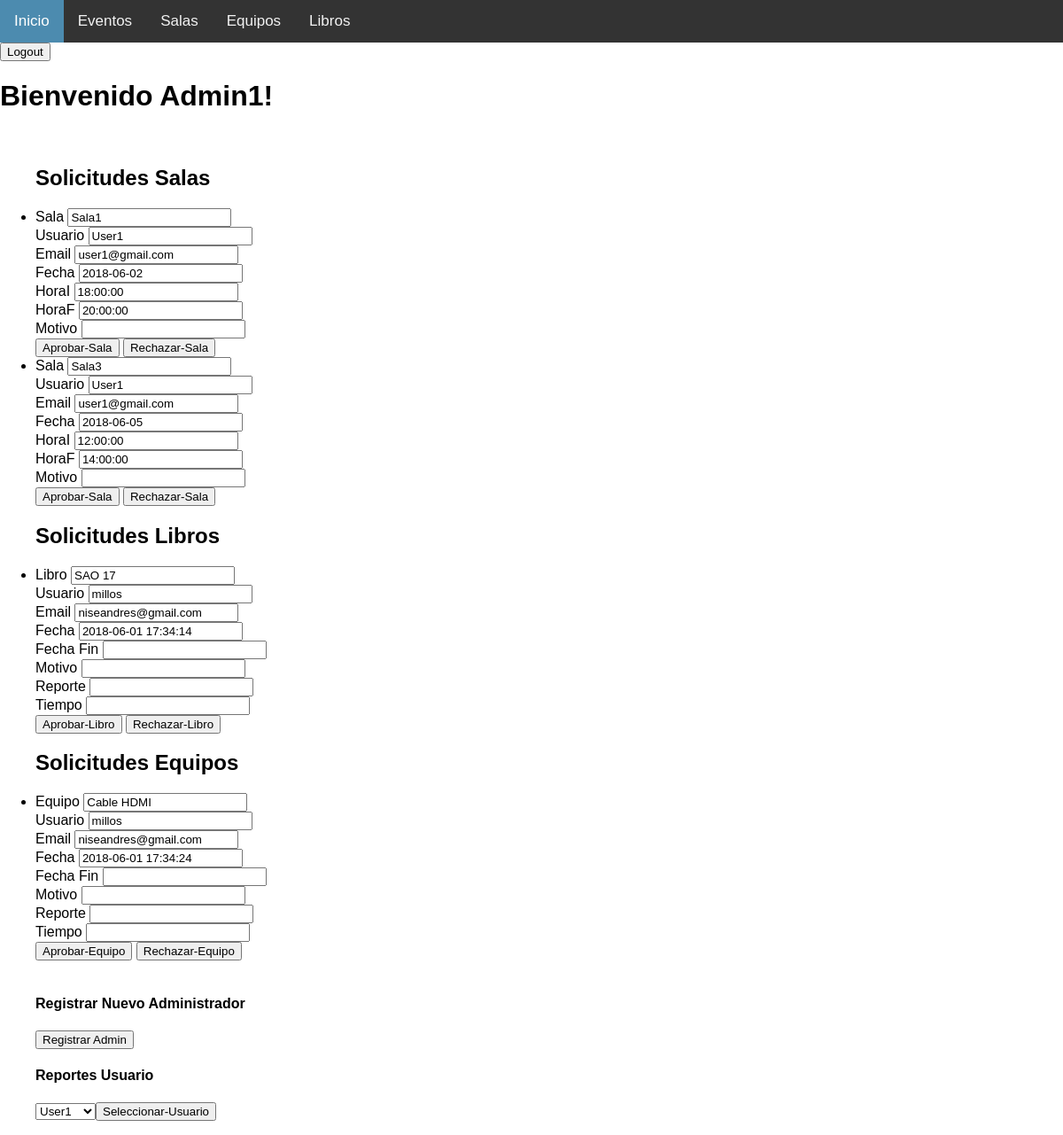
/mensajes.php (signed in), run on the app's committed database.
### tables this page shows
CREATE TABLE `salas` (
  `ID_Sala` int(11) NOT NULL,
  `Nombre` char(15) NOT NULL
);

CREATE TABLE `usuarios` (
  `ID_Usuario` int(11) NOT NULL,
  `Nombre` char(15) NOT NULL,
  `Correo` char(20) NOT NULL,
  `Contrasena` char(20) NOT NULL,
  `Rol` char(20) NOT NULL
);

CREATE TABLE `solicitudsala` (
  `ID_SolicitudSala` int(11) NOT NULL,
  `ID_Usuario` int(11) NOT NULL,
  `ID_Sala` int(11) NOT NULL,
  `Estado` enum('espera','aceptada','rechazada') NOT NULL,
  `Fecha` date NOT NULL,
  `HoraI` time NOT NULL,
  `HoraF` time NOT NULL,
  `Motivo` char(30) DEFAULT NULL
);

CREATE TABLE `solicitudlibro` (
  `ID_Usuario` int(11) NOT NULL,
  `ID_Libro` int(11) NOT NULL,
  `Fecha` datetime NOT NULL,
  `Estado` enum('espera','aceptada','rechazada') NOT NULL,
  `Motivo` char(50) DEFAULT NULL
);

CREATE TABLE `libros` (
  `ID_Libro` int(11) NOT NULL,
  `Titulo` char(30) NOT NULL,
  `Autor` char(30) NOT NULL,
  `ISBN` char(20) NOT NULL,
  `Edicion` char(20) NOT NULL,
  `Editorial` char(30) NOT NULL,
  `Paginas` int(11) NOT NULL,
  `Copias` int(11) NOT NULL,
  `Disponibles` int(11) NOT NULL
);

CREATE TABLE `solicitudequipo` (
  `ID_Usuario` int(11) NOT NULL,
  `ID_Equipo` int(11) NOT NULL,
  `Fecha` datetime NOT NULL,
  `Estado` enum('espera','aceptada','rechazada') NOT NULL,
  `Motivo` char(50) DEFAULT NULL
);

CREATE TABLE `equipos` (
  `ID_Equipo` int(11) NOT NULL,
  `Nombre` char(30) NOT NULL,
  `Fabricante` char(30) NOT NULL,
  `NumSerie` char(20) NOT NULL,
  `Cantidad` int(11) NOT NULL,
  `Disponibles` int(11) NOT NULL
);

### utils.php (called while the page is built, shortened)
<?php
    function isLogged(){
        if(isset($_SESSION['username'])){
            return true;
        }
        return false;
    }
?>

### mensajes.php (the view, shortened to what this page needs)
<!DOCTYPE html>
<html lang="en">
<head>
    <link rel="stylesheet" type="text/css" href="style.css">
</head>
<body>
    <?php
        include "utils.php";
        $con = mysqli_connect(HOST_DB,USUARIO_DB,USUARIO_PASS,NOMBRE_DB);
    ?>
    <div class="topnav">
      <a class="active" href="index.php">Inicio</a>
      <a href="ver-eventos.php">Eventos</a>
      <a href="salas.php">Salas</a>
      <a href="equipos.php">Equipos</a>
      <a href="libros.php">Libros</a>
    </div>
    <form action = "index.php" method = "post">
        <button type="submit" name = "logout">Logout</button>
    </form>
    <?php
        if (isLogged()){
            echo "<div><h1>Bienvenido " . $_SESSION["username"]. "!</h1></div><br>";
            if($_SESSION["rol"] == "Admin"){
                $sqlsolicitud = "SELECT  ID_SolicitudSala, Usuarios.ID_Usuario AS ID_Usuario, Salas.ID_Sala AS ID_Sala,
                    Estado, Fecha, HoraI, HoraF, Motivo, Usuarios.Nombre AS UNombre, Salas.Nombre AS SNombre, Correo
                    FROM `solicitudsala` JOIN `salas` JOIN `usuarios`
                    WHERE solicitudsala.ID_Sala = salas.ID_Sala AND solicitudsala.ID_Usuario = usuarios.ID_Usuario
                    AND solicitudsala.Estado = 'espera';";
                $resultado = mysqli_query($con,$sqlsolicitud);
                $formsolicitud = "<ul><h2>Solicitudes Salas</h2>";
                while($fila = mysqli_fetch_array($resultado)){
                    $formsolicitud = $formsolicitud .
                    "<li><form action=\"gest-sala.php\" method=\"POST\">
                        <input type=\"hidden\" name=\"idsolsala\" value=\"". $fila["ID_SolicitudSala"] . "\"/>
                        <input type=\"hidden\" name=\"iduser\" value=\"". $fila["ID_Usuario"] . "\"/>
                        <input type=\"hidden\" name=\"idsala\" value=\"". $fila["ID_Sala"] . "\"/>
                        Sala <input type=\"text\" name=\"nombre-sala\" value = \"". $fila["SNombre"] ."\"readonly><br>
                        Usuario <input type=\"text\" name=\"nombre-user\" value = \"". $fila["UNombre"] ."\" readonly><br>
                        Email <input type=\"text\" name=\"email\" value = \"". $fila["Correo"] ."\" readonly><br>
                        Fecha <input type=\"text\" name=\"fecha\" value = \"". $fila["Fecha"] ."\"readonly><br>
                        HoraI <input type=\"text\" name=\"horai\" value = \"". $fila["HoraI"] ."\"readonly><br>
                        HoraF <input type=\"text\" name=\"horaf\" value = \"". $fila["HoraF"] ."\"readonly><br>
                        Motivo <input type=\"text\" name=\"motivo\"><br>
                        <input type=\"submit\" value=\"Aprobar-Sala\" name=\"apr-sol\"/>
                        <input type=\"submit\" value=\"Rechazar-Sala\" name=\"rec-sol\"/>
                    </li></form>";
                }
                $formsolicitud = $formsolicitud . "</ul>";
                echo $formsolicitud;
                $sqlsolicitud = "SELECT Usuarios.ID_Usuario AS ID_Usuario, libros.ID_Libro AS ID_Libro, Estado, Fecha, Motivo,
                Usuarios.Nombre AS UNombre, libros.Titulo AS LNombre, Correo
                FROM `SolicitudLibro` JOIN `libros` JOIN `usuarios`
                WHERE SolicitudLibro.ID_Libro = libros.ID_Libro AND SolicitudLibro.ID_Usuario = usuarios.ID_Usuario
                AND SolicitudLibro.Estado = 'espera';";
                $resultado = mysqli_query($con,$sqlsolicitud);
                $formsolicitud = "<ul><h2>Solicitudes Libros</h2>";
                while($fila = mysqli_fetch_array($resultado)){
                    $formsolicitud = $formsolicitud .
                    "<li><form action=\"manejo-sol.php\" method=\"POST\">
                        <input type=\"hidden\" name=\"iduser\" value=\"". $fila["ID_Usuario"] . "\"/>
                        <input type=\"hidden\" name=\"idlibro\" value=\"". $fila["ID_Libro"] . "\"/>
                        Libro <input type=\"text\" name=\"nombre-libro\" value = \"". $fila["LNombre"] ."\"readonly><br>
                        Usuario <input type=\"text\" name=\"nombre-user\" value = \"". $fila["UNombre"] ."\" readonly><br>
                        Email <input type=\"text\" name=\"email\" value = \"". $fila["Correo"] ."\" readonly><br>
                        Fecha <input type=\"text\" name=\"fecha\" value = \"". $fila["Fecha"] ."\"readonly><br>
                        Fecha Fin <input type=\"text\" name=\"fechafin\"  required><br>
                        Motivo <input type=\"text\" name=\"motivo\"><br>
                        Reporte <input type=\"text\" name=\"reporte\" required><br>
                        Tiempo <input type=\"text\" name=\"tiempo\" required><br>
                        <input type=\"submit\" value=\"Aprobar-Libro\" name=\"apr-sol\"/>
                        <input type=\"submit\" value=\"Rechazar-Libro\" name=\"rec-sol\"/>
                    </li></form>";
                }
                $formsolicitud = $formsolicitud . "</ul>";
                echo $formsolicitud;
                $sqlsolicitud = "SELECT Usuarios.ID_Usuario AS ID_Usuario, equipos.ID_Equipo AS ID_Equipo, Estado, Fecha, Motivo, Usuarios.Nombre
                AS UNombre, equipos.Nombre AS ENombre, Correo
                FROM `SolicitudEquipo` JOIN `equipos` JOIN `usuarios`
                WHERE SolicitudEquipo.ID_Equipo = equipos.ID_Equipo AND SolicitudEquipo.ID_Usuario = usuarios.ID_Usuario AND SolicitudEquipo.Estado = 'espera'";
                $resultado = mysqli_query($con,$sqlsolicitud);
                $formsolicitud = "<ul><h2>Solicitudes Equipos</h2>";
                while($fila = mysqli_fetch_array($resultado)){
                    $formsolicitud = $formsolicitud .
                    "<li><form action=\"manejo-sol.php\" method=\"POST\">
                        <input type=\"hidden\" name=\"iduser\" value=\"". $fila["ID_Usuario"] . "\"/>
                        <input type=\"hidden\" name=\"idequipo\" value=\"". $fila["ID_Equipo"] . "\"/>
                        Equipo <input type=\"text\" name=\"nombre-equipo\" value = \"". $fila["ENombre"] ."\"readonly><br>
                        Usuario <input type=\"text\" name=\"nombre-user\" value = \"". $fila["UNombre"] ."\" readonly><br>
                        Email <input type=\"text\" name=\"email\" value = \"". $fila["Correo"] ."\" readonly><br>
                        Fecha <input type=\"text\" name=\"fecha\" value = \"". $fila["Fecha"] ."\"readonly><br>
                        Fecha Fin <input type=\"text\" name=\"fechafin\" required><br>
                        Motivo <input type=\"text\" name=\"motivo\"><br>
                        Reporte <input type=\"text\" name=\"reporte\" required><br>
                        Tiempo <input type=\"text\" name=\"tiempo\" required><br>
                        <input type=\"submit\" value=\"Aprobar-Equipo\" name=\"apr-sol\"/>
                        <input type=\"submit\" value=\"Rechazar-Equipo\" name=\"rec-sol\"/>
                    </li></form>";
                }
                echo $formsolicitud;
                echo "<br><h4>Registrar Nuevo Administrador</h4>";
                echo "<form action = \"registro.php\" method = \"post\">
                        <button type=\"submit\" name = \"regi\">Registrar Admin</button>
                    </form>";
                    echo "<h4>Reportes Usuario</h4>";
                    $formreportes = "<form action = \"reporte.php\" method = \"post\">";
                    $sqleventos = "SELECT * FROM `Usuarios`;";
                    $resultado = mysqli_query($con,$sqleventos);
                    $formreportes = $formreportes . "<select name =\"iduser\">";
                    while($fila = mysqli_fetch_array($resultado)){
                        $formreportes = $formreportes . "<option value=\"". $fila["ID_Usuario"] ."\">". $fila["Nombre"] ."</option>";
                    }
                    $formreportes = $formreportes . "</select><input type=\"submit\" value=\"Seleccionar-Usuario\" name=\"suser\"/></form>";
                    echo $formreportes;
            }
            else{
                echo "<div><h2>No tienes acceso a esta página.</h2></div><br>";
            }
        }
        else{
            mysqli_close($con);
            header('Location: '."index.php");
        }
    ?>
</body>
</html>

### style.css (style rules this page uses)
body { margin: 0; font-family: Arial, Helvetica, sans-serif; }
.topnav { overflow: hidden; background-color: #333; }
.topnav a { float: left; color: #f2f2f2; text-align: center; padding: 14px 16px; text-decoration: none; font-size: 17px; }
.topnav a.active { background-color: rgb(76, 139, 175); color: white; }

### data on the page
salas: nombre-sala "Sala1"
usuarios: nombre-user "User1 User1", email "user1@gmail.com user1@gmail.com", iduser "User1"
solicitudsala: fecha "2018-06-02", horai "18:00:00", horaf "20:00:00"
salas: nombre-sala "Sala3"
solicitudsala: fecha "2018-06-05", horai "12:00:00", horaf "14:00:00"
solicitudlibro: nombre-libro "SAO 17", nombre-user "millos", email "niseandres@gmail.com", fecha "2018-06-01 17:34:14"
solicitudequipo: nombre-equipo "Cable HDMI", nombre-user "millos", email "niseandres@gmail.com", fecha "2018-06-01 17:34:24"

### other printed values
$_SESSION["username"] "Admin1"
